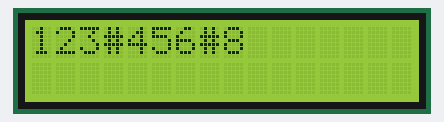
Recording of a sketch running on a simulated Arduino Uno, built with avr-gcc and run on an emulated ATmega328P. On the bench: 16×2 character LCD.

Above: at 8.1 s.
At 16.1 s:
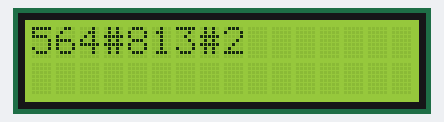
At 26.2 s:
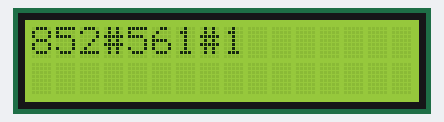

Measured:
- what the display in image 0 shows lasts 8.0 s, from 8.1 s to 16.1 s
- what the display in image 1 shows lasts 10.0 s, from 16.1 s to 26.1 s

The sketch:

Reciever.ino
```cpp
///
///                 Arduino      SX1278_Lora
///                 GND----------GND   (ground in)
///                 3V3----------3.3V  (3.3V in)
/// interrupt 0 pin D2-----------DIO0  (interrupt request out)
///          SS pin D10----------NSS   (CS chip select in)
///         SCK pin D13----------SCK   (SPI clock in)
///        MOSI pin D11----------MOSI  (SPI Data in)
///        MISO pin D12----------MISO  (SPI Data out)
///

#include <SPI.h>
#include <RH_RF95.h>
#include <Wire.h>
#include <LiquidCrystal_I2C.h>

LiquidCrystal_I2C lcd(0x27,16,2);  // set the LCD address to 0x27 for a 16 chars and 2 line display

// Singleton instance of the radio driver
RH_RF95 SX1278;


void setup()
{
    Serial.begin(9600);
   // while (!Serial) ; // Wait for serial port to be available
    //if (!SX1278.init())
      //  Serial.println("init failed");
                       // initialize the lcd
  lcd.init();
  // Print a message to the LCD.
  lcd.backlight();
   lcd.setCursor(0,0);
     lcd.print("LCD ON");
    lcd.clear();
    lcd.setCursor(0,0);
     delay(8000);
     lcd.print("123#456#8");
     delay(8000);
     lcd.clear();
     lcd.print("564#813#2");
     delay(10000);
     lcd.clear();
     lcd.print("852#561#1");


    // Defaults init are 434.0MHz, 13dBm, Bw = 125 kHz, Cr = 4/5, Sf = 128chips/symbol, CRC on
}

void loop()
{
    if (SX1278.available())
    {
        // Should be a message for us now
        uint8_t buf[RH_RF95_MAX_MESSAGE_LEN];
        uint8_t len = sizeof(buf);
        if (SX1278.recv(buf, &len))
        {
            //RH_RF95::printBuffer("request: ", buf, len);
            lcd.clear();
            lcd.setCursor(0,0);
            Serial.print("Receive Message: ");
            lcd.print("Receive Message: ");
            lcd.setCursor(0,1);
            lcd.print((char*)buf);
            //Serial.print("RSSI: ");
            //Serial.println(SX1278.lastRssi(), DEC);
            // Send a reply
        }
        else
        {
            Serial.println("recv failed");
        }
    }
}
```
